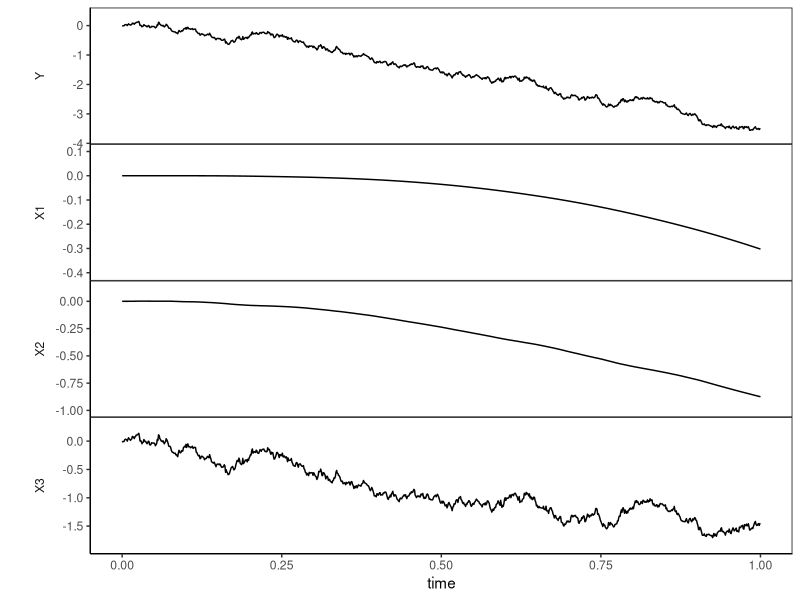

Here is the R script that generated this plot:
#Euler-Maruyama method for p-dim special SDE
#Y(t) = b^T*X(t)
#dX(t) = [A*X(t)+C*Z(t)]dt + e_p*dW_t, X(S) = X0, t in [S,T]

#'as' and 'X0' must have dimension 'p'
#'bs' must have dimension 'q'
#'cs' and 'Z' must have the same dimension
euler_maruyama_for_new_sde <- function(p, q, as, bs, cs, Z, X0, S=0, T=1, N=1000) {
  
  #Assert that input values fit the given model and its restrictions
  if(q>=p) stop ("'p' must be bigger than 'q'.")
  if(length(as)!=p) stop("'as' must have dimension 'p'.")
  if(length(bs)!=q) stop("'bs' must have dimension 'q'.")
  if(length(cs)!=length(Z(0))) stop("'cs' and 'Z' must have the same dimension.")
  if(length(X0)!=p) stop("'X0' must have dimension 'p'.")
  
  #Define length of time discretization subinterval
  tau <- (T-S)/N
  
  #Define time vector
  times <- seq(from=S, to=T, length.out=N+1)
  
  #Build vector b for state space representation
  b <- c(bs, 1, rep(0,p-(q+1)))
  
  #Define empty matrix X to store the results
  X <- matrix(data=NA, nrow=p, ncol=N+1)
  
  #Set initial value 
  X[,1] <- X0
  
  #Approximate the SDE - Euler-Maruyama scheme
  for (i in 2:(N+1)) {
    
    for (j in 1:p) {
      
      if(j!=p) 
      {
        X[j,i] <- X[j,i-1] + (tau * X[j+1,i-1])
      }
      else 
      {
        X[j,i] <- X[j,i-1] + (tau * (sum(rev(as)*X[,i-1]) + sum(rev(cs)*Z(times[i-1])))) + sqrt(tau)*rnorm(1)
      }
      
    }
    
  }
  
  #Apply vector b for state space representation
  Y = colSums(b*X)
  
  #Save results to list 
  result_list <- list(times, Y, X)
  
  #Name columns of the list
  names(result_list) <- c("time", "observed_process", "unobserved_processes")
  
  #Return (invisible) list
  return(invisible(result_list))
}

#
#
#

#Example
Z <- function(t) {return(c(t^2,t^2,t^2))}

sim <- euler_maruyama_for_new_sde(p=3, q=2, as=c(-1,-2,-3), bs=c(1,2), cs=c(-3,-2,-1), Z=Z, X0=rep(0,3))

#
#
#

library(ggplot2)

#This method plots the trajectories generated by euler_maruyama_for_new_sde
plot_new_sde <- function(sim)
{
  #Get p and N from data input
  p <- dim(sim$unobserved_processes)[1]
  N <- dim(sim$unobserved_processes)[2]
  
  #Convert input to dataframe
  df <- data.frame(value = c(t(sim$unobserved_processes)),
                   label = rep(paste("X", 1:p, sep=""), each = N),
                   time = rep(sim$time, p))
  
  #Add observed process Y to dataframe
  df <- rbind(df, data.frame(value = sim$observed_process, label = rep("Y", N), time = sim$time))
  
  #Save labels as factor  
  df$label <- factor(df$label, levels = c("Y", paste("X", 1:p, sep="")))
  
  #Call ggplot
  ggplot(df, aes(x = time, y = value)) +
    geom_line() +
    labs(y = "") +
    scale_y_continuous(expand = c(0.1, 0.1)) +
    facet_grid(label ~ ., switch = "y", scales = "free_y") +
    theme_classic() +
    theme(strip.background = element_blank(),
          strip.placement  = "outside",
          panel.spacing    = unit(0, "lines"),
          panel.border = element_rect(color = "black", fill = NA))
}

#Example
plot_new_sde(sim)




